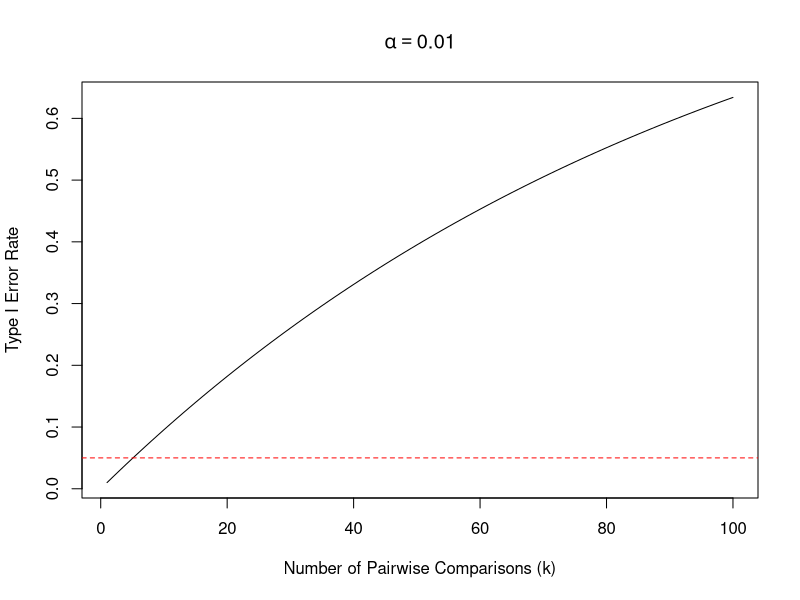
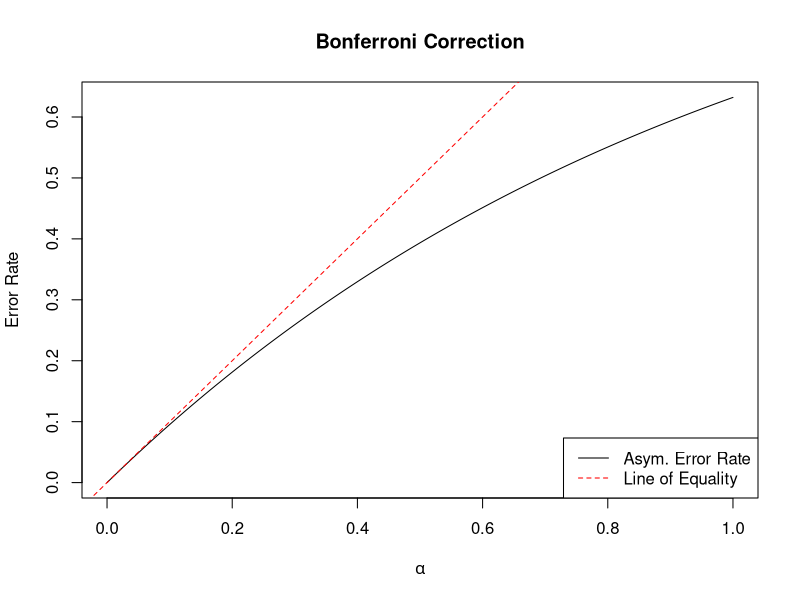

The R source for these figures, in order:
####### Visualization of the multiple comparison problem
# This function calculates the experimentwise Type I Error rate in the context of k comparisons each with significance level alpha
err <- function(k, alpha){
  return(1 - (1-alpha)^k)
}
 
# Plot of Error rate vs. k
alpha <- 0.01
plot(x = seq(1, 100, 1), y = err(k = seq(1, 100, 1), alpha = alpha), type = "l", xlab = "Number of Pairwise Comparisons (k)", ylab = "Type I Error Rate", main = as.expression(bquote(alpha == .(alpha[1]))))
abline(h = 0.05, col = "red", lty = 2)


####### Visualization of Bonferroni Correction
plot(x = seq(0, 1, 0.001), y = 1 - exp(-seq(0, 1, 0.001)), type = "l", xlab = expression(alpha), ylab = "Error Rate", main = "Bonferroni Correction")
abline(a=0, b = 1, col = "red", lty = 2)
legend("bottomright", legend = c("Asym. Error Rate", "Line of Equality"), lty = c(1,2), col = c("black", "red")) 
